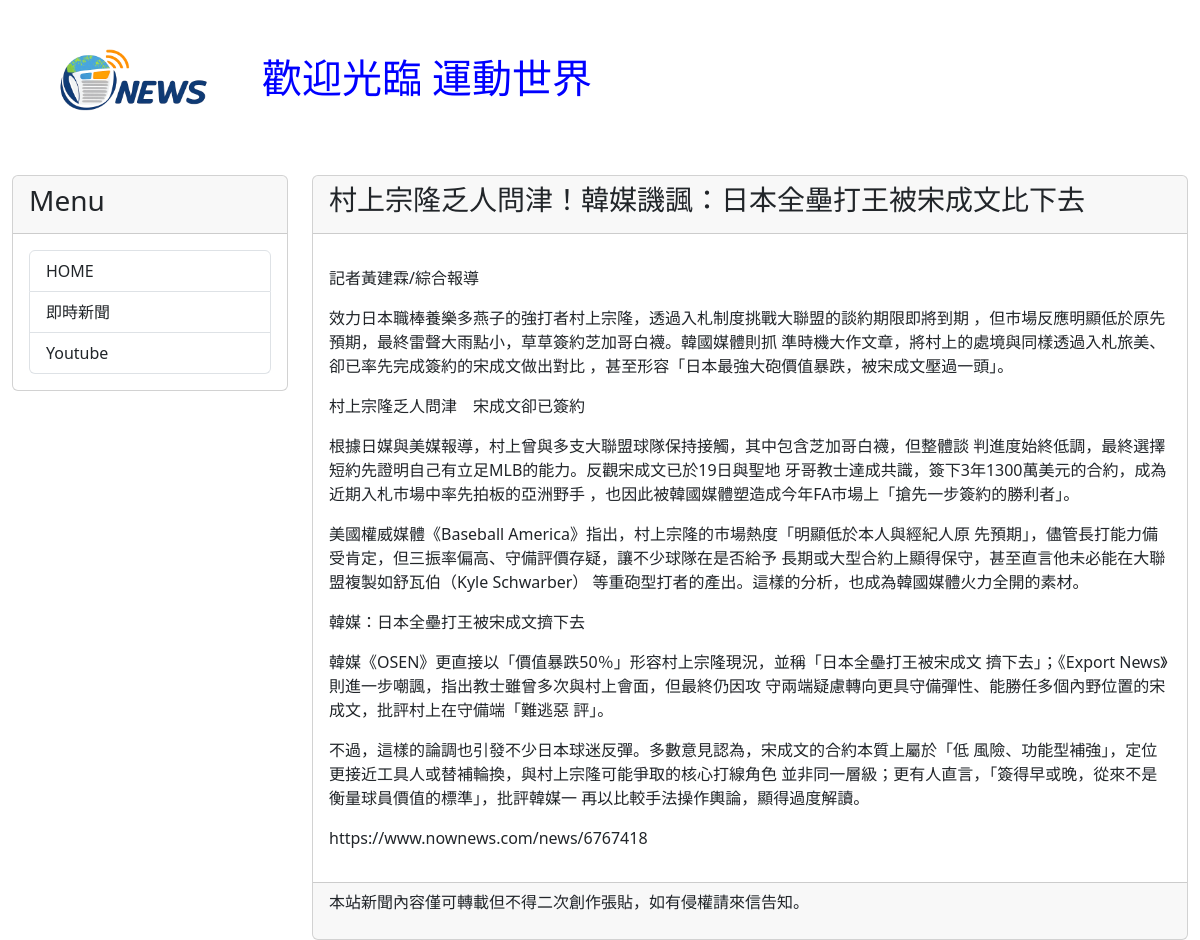
The page /post/news2/ on the database its author committed.
### mysite/models.py (models this page shows, shortened)
class Post(models.Model):
    title = models.CharField(max_length=200, verbose_name='標題')
    slug = models.CharField(max_length=200, verbose_name='網址標識')
    body = models.TextField(verbose_name='文章內容')
    pub_date = models.DateTimeField(auto_now_add=True, verbose_name='發佈日期')
    class Meta:
        ordering = ('-pub_date',)
        verbose_name = '文章'
        verbose_name_plural = '文章列表'

### mysite/views.py (the view)
# urls.py: path('post/<slug:post_slug>/', showpost),
def showpost(request, post_slug):
    try:
        post = Post.objects.get(slug=post_slug)
        if post != None:
            return render(request, "post.html", locals())
    except:
        return redirect('/')

### mysite/templatetags/markdown_extras.py (called while the page is built)
@register.filter
def convert_markdown(text):
    return markdown.markdown(text)

### templates/post.html (shortened to what this page needs)
{% extends 'base.html' %}
{% load markdown_extras %}
{% block headmessage %}
    <h3 style="font-family: 微軟正黑體;">{{ post.title }}</h3>
{% endblock %}
{% block content %}
    <p style="font-family: 微軟正黑體;font-size: 12pt;letter-spacing: 2pt;">
        {{ post.body | convert_markdown | safe }}
    </p>
{% endblock %}

### rows shown on the page
Post: title "村上宗隆乏人問津！韓媒譏諷：日本全壘打王被宋成文比下去", body|convert_markdown "記者黃建霖/綜合報導 效力日本職棒養樂多燕子的強打者村上宗隆，透過入札制度挑戰大聯盟的談約期限即將到期 ，但市場反應明顯低於原先預期，最終雷聲大雨點小，草草簽約芝加哥白襪。韓國媒體則抓 準時機大作文章，將村上的處境與同樣透過入札旅美、卻已率先完成簽約的宋成文做出對比 ，甚至形容「日本最強大砲價值暴跌，被宋成文壓過一頭」。 村上宗隆乏人問津 宋成文卻已簽約 根據日媒與美媒報導，村上曾與多支大聯盟球隊保持接觸，其中包含芝加哥白襪，但整體談 判進度始終低調，最終選擇短約先證明自己有立足MLB的能力。反觀宋成文已於19日與聖地 牙哥教士達成共識，簽下3年1300萬美元的合約，成為近期入札市場中率先拍板的亞洲野手 ，也因此被韓國媒體塑造成今年FA市場上「搶先一步簽約的勝利者」。 美國權威媒體《Baseball America》指出，村上宗隆的市場熱度「明顯低於本人與經紀人原 先預期」，儘管長打能力備受肯定，但三振率偏高、守備評價存疑，讓不少球隊在是否給予 長期或大型合約上顯得保守，甚至直言他未必能在大聯盟複製如舒瓦伯（Kyle Schwarber） 等重砲型打者的產出。這樣的分析，也成為韓國媒體火力全開的素材。 韓媒：日本全壘打王被宋成文擠下去 韓媒《OSEN》更直接以「價值暴跌50％」形容村上宗隆現況，並稱「日本全壘打王被宋成文 擠下去」；《Export News》則進一步嘲諷，指出教士雖曾多次與村上會面，但最終仍因攻 守兩端疑慮轉向更具守備彈性、能勝任多個內野位置的宋成文，批評村上在守備端「難逃惡 評」。…"
